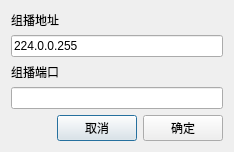
<?xml version="1.0" encoding="UTF-8"?>
<ui version="4.0">
 <class>SAKUdpMulticastEditingDialog</class>
 <widget class="QDialog" name="SAKUdpMulticastEditingDialog">
  <property name="geometry">
   <rect>
    <x>0</x>
    <y>0</y>
    <width>234</width>
    <height>129</height>
   </rect>
  </property>
  <property name="windowTitle">
   <string>添加组播</string>
  </property>
  <layout class="QGridLayout" name="gridLayout">
   <item row="4" column="1">
    <widget class="QPushButton" name="pushButton">
     <property name="text">
      <string>取消</string>
     </property>
    </widget>
   </item>
   <item row="4" column="2">
    <widget class="QPushButton" name="pushButton_2">
     <property name="text">
      <string>确定</string>
     </property>
    </widget>
   </item>
   <item row="4" column="0">
    <spacer name="horizontalSpacer">
     <property name="orientation">
      <enum>Qt::Horizontal</enum>
     </property>
     <property name="sizeHint" stdset="0">
      <size>
       <width>40</width>
       <height>20</height>
      </size>
     </property>
    </spacer>
   </item>
   <item row="3" column="0" colspan="3">
    <widget class="QLineEdit" name="portLineEdit">
     <property name="text">
      <string notr="true"/>
     </property>
     <property name="maxLength">
      <number>5</number>
     </property>
    </widget>
   </item>
   <item row="1" column="0" colspan="3">
    <widget class="QLineEdit" name="addressLineEdit">
     <property name="text">
      <string notr="true">224.0.0.255</string>
     </property>
    </widget>
   </item>
   <item row="0" column="0" colspan="3">
    <widget class="QLabel" name="label">
     <property name="text">
      <string>组播地址</string>
     </property>
    </widget>
   </item>
   <item row="2" column="0" colspan="3">
    <widget class="QLabel" name="label_2">
     <property name="text">
      <string>组播端口</string>
     </property>
    </widget>
   </item>
  </layout>
 </widget>
 <resources/>
 <connections>
  <connection>
   <sender>pushButton</sender>
   <signal>clicked()</signal>
   <receiver>SAKUdpMulticastEditingDialog</receiver>
   <slot>reject()</slot>
   <hints>
    <hint type="sourcelabel">
     <x>100</x>
     <y>112</y>
    </hint>
    <hint type="destinationlabel">
     <x>44</x>
     <y>109</y>
    </hint>
   </hints>
  </connection>
  <connection>
   <sender>pushButton_2</sender>
   <signal>clicked()</signal>
   <receiver>SAKUdpMulticastEditingDialog</receiver>
   <slot>accept()</slot>
   <hints>
    <hint type="sourcelabel">
     <x>174</x>
     <y>107</y>
    </hint>
    <hint type="destinationlabel">
     <x>50</x>
     <y>101</y>
    </hint>
   </hints>
  </connection>
 </connections>
</ui>
